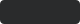
<?xml version="1.0" encoding="UTF-8"?>
<ui version="4.0">
 <class>ArrowTooltip</class>
 <widget class="QFrame" name="ArrowTooltip">
  <property name="geometry">
   <rect>
    <x>0</x>
    <y>0</y>
    <width>80</width>
    <height>24</height>
   </rect>
  </property>
  <property name="styleSheet">
   <string notr="true">#ArrowTooltip
{
background-color: transparent;
border: none;
}

#tooltipContent
{
background-color: #2A2B2C; /*colorToken.background-inverse*/
border: none;
border-radius: 4px;
}

#tooltipContent QLabel
{
color: #FAFAFA; /*colorToken.text-inverse*/
background-color: transparent;
border: none;
}</string>
  </property>
  <layout class="QVBoxLayout" name="rootLayout">
   <property name="spacing">
    <number>0</number>
   </property>
   <property name="leftMargin">
    <number>0</number>
   </property>
   <property name="topMargin">
    <number>0</number>
   </property>
   <property name="rightMargin">
    <number>0</number>
   </property>
   <property name="bottomMargin">
    <number>0</number>
   </property>
   <item>
    <widget class="QFrame" name="tooltipContent">
     <property name="frameShape">
      <enum>QFrame::NoFrame</enum>
     </property>
     <layout class="QHBoxLayout" name="contentLayout">
      <property name="spacing">
       <number>0</number>
      </property>
      <property name="leftMargin">
       <number>8</number>
      </property>
      <property name="topMargin">
       <number>4</number>
      </property>
      <property name="rightMargin">
       <number>8</number>
      </property>
      <property name="bottomMargin">
       <number>4</number>
      </property>
      <item>
       <widget class="QLabel" name="lText">
        <property name="text">
         <string/>
        </property>
        <property name="font-size" stdset="0">
         <string notr="true">body-2</string>
        </property>
        <property name="semibold" stdset="0">
         <bool>true</bool>
        </property>
       </widget>
      </item>
     </layout>
    </widget>
   </item>
  </layout>
 </widget>
 <resources/>
 <connections/>
</ui>
